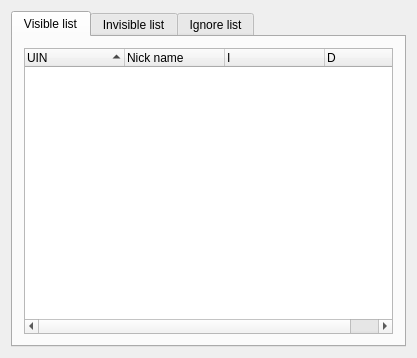
<ui version="4.0" >
 <class>privacyListWindowClass</class>
 <widget class="QWidget" name="privacyListWindowClass" >
  <property name="geometry" >
   <rect>
    <x>0</x>
    <y>0</y>
    <width>417</width>
    <height>358</height>
   </rect>
  </property>
  <property name="windowTitle" >
   <string>privacyListWindow</string>
  </property>
  <layout class="QGridLayout" >
   <item row="0" column="0" >
    <widget class="QTabWidget" name="tabWidget" >
     <property name="currentIndex" >
      <number>0</number>
     </property>
     <widget class="QWidget" name="tab" >
      <property name="geometry" >
       <rect>
        <x>0</x>
        <y>0</y>
        <width>395</width>
        <height>308</height>
       </rect>
      </property>
      <attribute name="title" >
       <string>Visible list</string>
      </attribute>
      <attribute name="icon" >
       <iconset resource="../../../qutim.qrc" >
        <normaloff>:/icons/crystal_project/visible.png</normaloff>:/icons/crystal_project/visible.png</iconset>
      </attribute>
      <layout class="QGridLayout" >
       <item row="0" column="0" >
        <widget class="QTreeWidget" name="visibleTreeWidget" >
         <property name="alternatingRowColors" >
          <bool>true</bool>
         </property>
         <property name="rootIsDecorated" >
          <bool>false</bool>
         </property>
         <property name="itemsExpandable" >
          <bool>false</bool>
         </property>
         <property name="sortingEnabled" >
          <bool>true</bool>
         </property>
         <property name="allColumnsShowFocus" >
          <bool>true</bool>
         </property>
         <column>
          <property name="text" >
           <string>UIN</string>
          </property>
         </column>
         <column>
          <property name="text" >
           <string>Nick name</string>
          </property>
         </column>
         <column>
          <property name="text" >
           <string>I</string>
          </property>
         </column>
         <column>
          <property name="text" >
           <string>D</string>
          </property>
         </column>
        </widget>
       </item>
      </layout>
     </widget>
     <widget class="QWidget" name="tab_2" >
      <property name="geometry" >
       <rect>
        <x>0</x>
        <y>0</y>
        <width>395</width>
        <height>308</height>
       </rect>
      </property>
      <attribute name="title" >
       <string>Invisible list</string>
      </attribute>
      <attribute name="icon" >
       <iconset resource="../../../qutim.qrc" >
        <normaloff>:/icons/crystal_project/privacy.png</normaloff>:/icons/crystal_project/privacy.png</iconset>
      </attribute>
      <layout class="QGridLayout" >
       <item row="0" column="0" >
        <widget class="QTreeWidget" name="invisibleTreeWidget" >
         <property name="alternatingRowColors" >
          <bool>true</bool>
         </property>
         <property name="rootIsDecorated" >
          <bool>false</bool>
         </property>
         <property name="itemsExpandable" >
          <bool>false</bool>
         </property>
         <property name="sortingEnabled" >
          <bool>true</bool>
         </property>
         <property name="allColumnsShowFocus" >
          <bool>true</bool>
         </property>
         <column>
          <property name="text" >
           <string>UIN</string>
          </property>
         </column>
         <column>
          <property name="text" >
           <string>Nick name</string>
          </property>
         </column>
         <column>
          <property name="text" >
           <string>I</string>
          </property>
         </column>
         <column>
          <property name="text" >
           <string>D</string>
          </property>
         </column>
        </widget>
       </item>
      </layout>
     </widget>
     <widget class="QWidget" name="tab_3" >
      <property name="geometry" >
       <rect>
        <x>0</x>
        <y>0</y>
        <width>395</width>
        <height>308</height>
       </rect>
      </property>
      <attribute name="title" >
       <string>Ignore list</string>
      </attribute>
      <attribute name="icon" >
       <iconset resource="../../../qutim.qrc" >
        <normaloff>:/icons/ignorelist.png</normaloff>:/icons/ignorelist.png</iconset>
      </attribute>
      <layout class="QGridLayout" >
       <item row="0" column="0" >
        <widget class="QTreeWidget" name="ignoreTreeWidget" >
         <property name="alternatingRowColors" >
          <bool>true</bool>
         </property>
         <property name="rootIsDecorated" >
          <bool>false</bool>
         </property>
         <property name="itemsExpandable" >
          <bool>false</bool>
         </property>
         <property name="sortingEnabled" >
          <bool>true</bool>
         </property>
         <property name="allColumnsShowFocus" >
          <bool>true</bool>
         </property>
         <column>
          <property name="text" >
           <string>UIN</string>
          </property>
         </column>
         <column>
          <property name="text" >
           <string>Nick name</string>
          </property>
         </column>
         <column>
          <property name="text" >
           <string>I</string>
          </property>
         </column>
         <column>
          <property name="text" >
           <string>D</string>
          </property>
         </column>
        </widget>
       </item>
      </layout>
     </widget>
    </widget>
   </item>
  </layout>
 </widget>
 <layoutdefault spacing="6" margin="11" />
 <resources>
  <include location="../../../qutim.qrc" />
 </resources>
 <connections/>
</ui>
